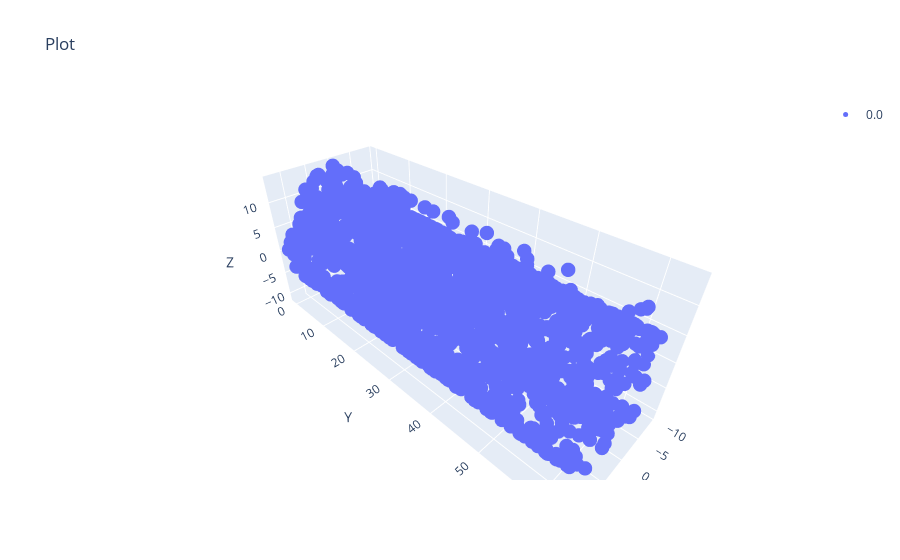

Notebook source saved alongside this figure:
### Code cell
scatter(data_dict0['data'], s=5)

### Figure 1 — Plotly figure (JSON) as saved in the notebook; plotly's stock layout.template omitted (floating-point values rounded to 4 significant figures; data arrays with more than 128 entries replaced by an {"elided": "..."} marker saying what was removed)
{"data": [{"marker": {"color": 0, "colorscale": [[0, "#440154"], [0.1111, "#482878"], [0.2222, "#3e4989"], [0.3333, "#31688e"], [0.4444, "#26828e"], [0.5556, "#1f9e89"], [0.6667, "#35b779"], [0.7778, "#6ece58"], [0.8889, "#b5de2b"], [1, "#fde725"]], "opacity": 1, "size": 5}, "mode": "markers", "name": "0.0", "type": "scatter3d", "x": {"elided": "2000 float values"}, "y": {"elided": "2000 float values"}, "z": {"elided": "2000 float values"}}], "layout": {"scene": {"xaxis": {"title": {"text": "X"}}, "yaxis": {"title": {"text": "Y"}}, "zaxis": {"title": {"text": "Z"}}}, "showlegend": true, "title": {"text": "Plot"}}}
